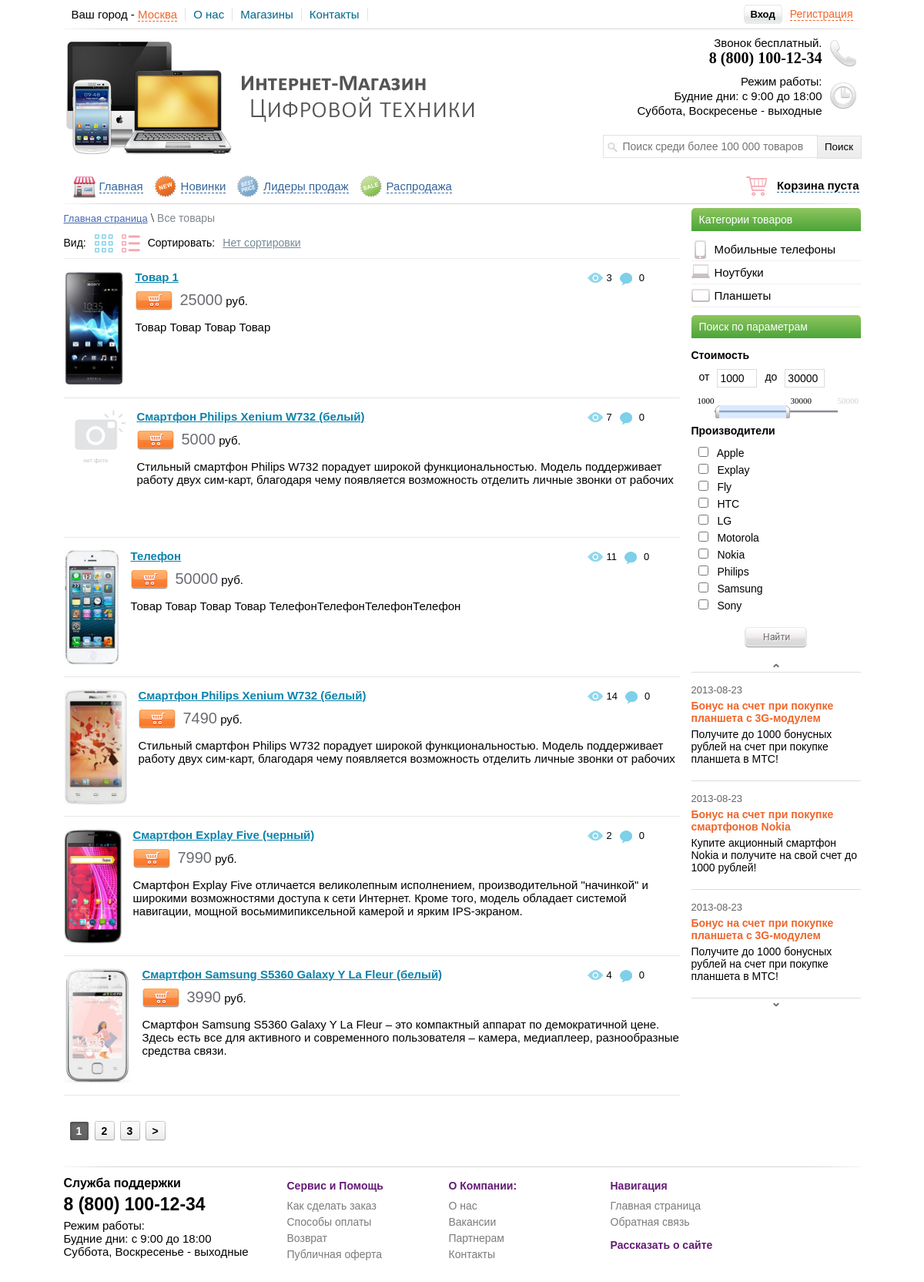
Page /view_cat.php on the committed database.
### tables this page shows
CREATE TABLE `category` (
  `id` int(11) NOT NULL,
  `type` varchar(20) NOT NULL,
  `brand` varchar(50) NOT NULL
);

CREATE TABLE `news` (
  `id` int(11) NOT NULL,
  `title` varchar(255) NOT NULL,
  `text` text NOT NULL,
  `date` date NOT NULL
);

CREATE TABLE `table_products` (
  `products_id` int(11) NOT NULL,
  `title` varchar(255) NOT NULL,
  `price` int(11) NOT NULL,
  `brand` varchar(255) NOT NULL,
  `seo_words` text NOT NULL,
  `seo_description` text NOT NULL,
  `mini_description` text NOT NULL,
  `image` varchar(255) NOT NULL,
  `description` text NOT NULL,
  `mini_features` text NOT NULL,
  `features` text NOT NULL,
  `datetime` datetime NOT NULL,
  `new` int(11) NOT NULL DEFAULT '0',
  `leader` int(11) NOT NULL DEFAULT '0',
  `sale` int(11) NOT NULL DEFAULT '0',
  `visible` int(11) NOT NULL DEFAULT '0',
  `count` int(11) NOT NULL DEFAULT '0',
  `type_tovara` varchar(255) NOT NULL,
  `brand_id` int(11) NOT NULL,
  `yes_like` int(11) NOT NULL DEFAULT '1'
);

### view_cat.php (the view, shortened to what this page needs)
<?php
    include("include/db_connect.php");
    $cat = clear_string($_GET["cat"]);
    $type = clear_string($_GET["type"]);
    $sorting = $_GET["sort"];
    switch ($sorting)
    {
        default:
        $sorting = 'products_id DESC';
        $sort_name = 'Нет сортировки';
        break;
    }
?>
<!DOCTYPE html
    PUBLIC "-//W3C//DTD XHTML 1.0 Transitional//EN" "http://www.w3.org/TR/xhtml1/DTD/xhtml1-transitional.dtd">
<html xmlns="http://www.w3.org/1999/xhtml" xml:lang="en" lang="en">
<head>
    <link href="css/reset.css" rel="stylesheet" type="text/css" />
    <link href="css/style.css" rel="stylesheet" type="text/css" />
    <link href="trackbar/trackbar.css" rel="stylesheet" type="text/css" />
</head>
<body>
    <div id="block-body">
        <?php
        include("include/block-header.php");
        ?>
        <div id="block-right">
            <?php
                include("include/block-category.php");
                include("include/block-parameter.php");
                include("include/block-news.php");
            ?>
        </div>
        <div id="block-content">
                <?php
                    if (!empty($cat) && !empty($type))
                    {
                        $querycat = "AND brand = '$cat' AND type_tovara = '$type'";
                        $catlink = "cat=$cat&";
                    } else
                    {
                        if (!empty($type))
                        {
                            $querycat = "AND type_tovara = '$type'";
                        } else
                        {
                            $querycat = "";
                        }
                        if (!empty($cat))
                        {
                            $catlink = "cat=$cat&";
                        } else
                        {
                            $catlink = "";
                        }
                    }
                    $num = 6;
                    $page = (int)$_GET["page"];
                    $count = mysql_query("SELECT COUNT(*) FROM table_products WHERE visible = '1' $querycat", $link);
                    $temp = mysql_fetch_array($count);
                    if ($temp[0] > 0)
                    {
                        $tempcount = $temp[0];
                        $total = (($tempcount - 1) / $num) + 1;
                        $total = intval($total);
                        $page = intval($page);
                        if (empty($page) or $page < 0) $page = 1;
                        $start = $page * $num - $num;
                        $qury_start_num = " LIMIT $start, $num";
                    }
                    $result = mysql_query("SELECT * FROM table_products WHERE visible = '1' $querycat ORDER BY $sorting $qury_start_num", $link);
                    if (mysql_num_rows($result) > 0)
                    {
                        $row = mysql_fetch_array($result);
                        echo '
                            <div id="block-sorting">
                                <p id="nav-breadcrumbs"><a href="index.php">Главная страница</a> \ <span>Все товары</span></p>
                                <ul id="options-list">
                                    <li>Вид: </li>
                                    <li><img id="style-grid" src="images/icon-grid.png" /></li>
                                    <li><img id="style-list" src="images/icon-list.png" /></li>
                                    <li>Сортировать:</li>
                                    <li><a id="select-sort">'.$sort_name.'</a>
                                        <ul id="sorting-list">
                                            <li><a href="view_cat.php?'.$catlink.'type='.$type.'&sort=price-asc">От дешевых к дорогим</a></li>
                                            <li><a href="view_cat.php?'.$catlink.'type='.$type.'&sort=price-desc">От дорогих к дешевым</a></li>
                                            <li><a href="view_cat.php?'.$catlink.'type='.$type.'&sort=popular">Популярное</a></li>
                                            <li><a href="view_cat.php?'.$catlink.'type='.$type.'&sort=news">Новинки</a></li>
                                            <li><a href="view_cat.php?'.$catlink.'type='.$type.'&sort=brand">От А до Я</a></li>
                                        </ul>
                                    </li>
                                </ul>
                            </div>
                            <ul id="block-tovar-grid">
                        ';
                        do
                        {
                            if ($row["image"] != "" && file_exists("./uploads_images/".$row["image"]))
                            {
                                $img_path = './uploads_images/'.$row["image"];
                                $max_width = 200;
                                $max_height = 200;
                                list($width, $height) = getimagesize($img_path);
                                $ratioh = $max_height/$height;
                                $ratiow = $max_width/$width;
                                $ratio = min($ratioh, $ratiow);
                                $width = intval($ratio*$width);
                                $height = intval($ratio*$height);
                            } else
                            {
                                $img_path = '/images/no-image.png';
                                $width = 100;
                                $height = 200;
                            }
                        }
                        while ($row = mysql_fetch_array($result));
                ?>
            </ul>
            <ul id="block-tovar-list">
                <?php
                    $result = mysql_query("SELECT * FROM table_products WHERE visible = '1' $querycat ORDER BY $sorting $qury_start_num", $link);
                    if (mysql_num_rows($result) > 0)
                    {
                        $row = mysql_fetch_array($result);
                        do
                        {
                            if ($row["image"] != "" && file_exists("./uploads_images/".$row["image"]))
                            {
                                $img_path = './uploads_images/'.$row["image"];
                                $max_width = 150;
                                $max_height = 150;
                                list($width, $height) = getimagesize($img_path);
                                $ratioh = $max_height/$height;
                                $ratiow = $max_width/$width;
                                $ratio = min($ratioh, $ratiow);
                                $width = intval($ratio*$width);
                                $height = intval($ratio*$height);
                            } else
                            {
                                $img_path = '/images/noimages80x70.png';
                                $width = 80;
                                $height = 70;
                            }
                            $query_reviews = mysql_query("SELECT * FROM table_reviews WHERE products_id = '{$row["products_id"]}' AND moderat='1'",$link);
                            $count_reviews = mysql_num_rows($query_reviews);
                            echo '
                                <li>
                                    <div class="block-images-list">
                                        <img src="'.$img_path.'" width="'.$width.'" height="'.$height.'" />
                                    </div>
                                    <ul class="reviews-and-counts-list">
                                        <li><img src="/images/eye-icon.png" /><p>'.$row["count"].'</p></li>
                                        <li><img src="/images/comment-icon.png" /><p>'.$count_reviews.'</p></li>
                                    </ul>
                                    <p class="style-title-list"><a href="view_content.php?id='.$row["products_id"].'">'.$row["title"].'</a></p>
                                    <a class="add-cart-style-list"></a>
                                    <p class="style-price-list"><strong>'.$row["price"].'</strong> руб.</p>
                                    <div class="style-text-list">
                                        '.$row["mini_description"].'
                                    </div>
                                </li>
                            ';
                        }
                            while ($row = mysql_fetch_array($result));
                        }
                    } else
                    {
                        echo '<h3>Категория не доступна или не создана!</h3>';
                    }
                    echo '</ul>';
                    if ($page != $total) $pstr_next = '<li><a class="pstr-next" href="view_cat.php?page='.($page + 1).'">&gt;</a></li>';
                    if($page + 2 <= $total) $page2right = '<li><a href="view_cat.php?page='.($page + 2).'">'.($page + 2).'</a></li>';
                    if($page + 1 <= $total) $page1right = '<li><a href="view_cat.php?page='.($page + 1).'">'.($page + 1).'</a></li>';
                    if ($page+5 < $total)
                    {
                        $strtotal = '<li><p class="nav-point">...</p></li><li><a href="view_cat.php?page='.$total.'">'.$total.'</a></li>';
                    }else
                    {
                        $strtotal = "";
                    }
                    if ($total > 1)
                    {
                        echo '
                        <div class="pstrnav">
                        <ul>
                        ';
                        echo $pstr_prev.$page5left.$page4left.$page3left.$page2left.$page1left."<li><a class='pstr-active' href='view_cat.php?page=".$page."'>".$page."</a></li>".$page1right.$page2right.$page3right.$page4right.$page5right.$strtotal.$pstr_next;
                        echo '
                        </ul>
                        </div>
                        ';
                    }
                ?>
        </div>
        <?php
            include("include/block-footer.php");
        ?>
    </div>
</body>
</html>

### include/block-parameter.php (shortened to what this page needs)
<div id="block-parameter">
    <p class="header-title">Поиск по параметрам</p>
    <p class="title-filter">Стоимость</p>
    <form method="GET" action="search_filter.php">
        <div id="block-input-price">
            <ul>
                <li><p>от</p></li>
                <li><input type="text" id="start-price" name="start_price" value="1000" /></li>
                <li><p>до</p></li>
                <li><input type="text" id="end-price" name="end_price" value="30000" /></li>
            </ul>
        </div>
        <div id="blocktrackbar"></div>
         <p class="title-filter">Производители</p>
         <ul class="checkbox-brand">
             <?php
                $result = mysql_query("SELECT * FROM category WHERE type = 'mobile'", $link);
                if (mysql_num_rows($result) > 0)
                {
                    $row = mysql_fetch_array($result);
                    do
                    {
                        $checked_brand = "";
                        echo '
                            <li>
                                <input '.$checked_brand.' type="checkbox" name="brand[]" value="'.$row["id"].'" id="checkbrend'.$row["id"].'" />
                                <label for="checkbrend'.$row["id"].'">
                                    '.$row["brand"].'
                                </label>
                            </li>
                        ';
                    }
                    while ($row = mysql_fetch_array($result));
                }
             ?>
         </ul>
         <center><input type="submit" name="submit" id="button-param-search" value="" /></center>
    </form>
</div>

### include/block-news.php (shortened to what this page needs)
<div id="block-news">
    <center><img id="news-prev" src="images/img-prev.png" /></center>
    <div id="newsticker">
        <ul>
            <?php
                $result = mysql_query("SELECT * FROM news ORDER BY id DESC", $link);
                if (mysql_num_rows($result) > 0)
                {
                $row = mysql_fetch_array($result);
                do
                {
                  echo '
                    <li>
                        <span>'.$row["date"].'</span>
                        <a href="">'.$row["title"].'</a>
                        <p>'.$row["text"].'</p>
                    </li>
                  ';
                }
                while ($row = mysql_fetch_array($result));
                }
            ?>
        </ul>
    </div>
    <center><img id="news-next" src="images/img-next.png" /></center>
</div>

### rows in the picture
category: brand "Apple"
category: brand "Explay"
category: brand "Fly"
category: brand "HTC"
category: brand "LG"
category: brand "Motorola"
category: brand "Nokia"
category: brand "Philips"
category: brand "Samsung"
category: brand "Sony"
news: date "2013-08-23", title "Бонус на счет при покупке планшета с 3G-модулем", text "Получите до 1000 бонусных рублей на счет при покупке планшета в МТС!"
news: date "2013-08-23", title "Бонус на счет при покупке смартфонов Nokia", text "Купите акционный смартфон Nokia и получите на свой счет до 1000 рублей!"
table_products: image (picture), count "3", count_reviews "0", title "Товар 1", price "25000", mini_description "Товар Товар Товар Товар"
table_products: shows a picture, count "7", count_reviews "0", title "Смартфон Philips Xenium W732 (белый)", price "5000", mini_description "Стильный смартфон Philips W732 порадует широкой функциональностью. Модель поддерживает работу двух сим-карт, благодаря чему появляется возможность отделить личные звонки от рабочих"
table_products: image (picture), count "11", count_reviews "0", title "Телефон", price "50000", mini_description "Товар Товар Товар Товар ТелефонТелефонТелефонТелефон"
table_products: image (picture), count "14", count_reviews "0", title "Смартфон Philips Xenium W732 (белый)", price "7490", mini_description "Стильный смартфон Philips W732 порадует широкой функциональностью. Модель поддерживает работу двух сим-карт, благодаря чему появляется возможность отделить личные звонки от рабочих"
table_products: image (picture), count "2", count_reviews "0", title "Смартфон Explay Five (черный)", price "7990", mini_description "Смартфон Explay Five отличается великолепным исполнением, производительной \"начинкой\" и широкими возможностями доступа к сети Интернет. Кроме того, модель обладает системой навигации, мощной восьмимипиксельной камерой и ярким IPS-экраном."
table_products: image (picture), count "4", count_reviews "0", title "Смартфон Samsung S5360 Galaxy Y La Fleur (белый)", price "3990", mini_description "Смартфон Samsung S5360 Galaxy Y La Fleur – это компактный аппарат по демократичной цене. Здесь есть все для активного и современного пользователя – камера, медиаплеер, разнообразные средства связи."

### other values in the picture
$sort_name "Нет сортировки"
$page "1"
$page + 1 "2"
$page + 2 "3"
